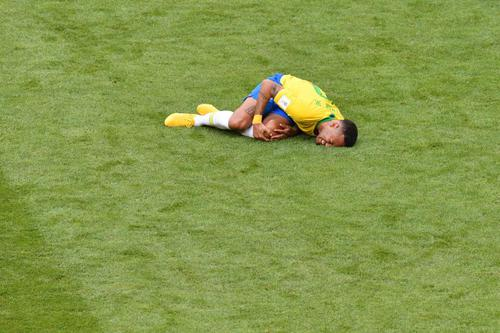
#> input picture saliency-detection/images/neymar.jpg, 500 x 333 px, given in place of SEMI_SV_B4_BL_001.jpg, which was not available
$ python TestforPreprocess.py   (older library calls are emulated)
#> lines starting #> are read from the running program, lines starting #| are printed output that depends on the picture; after the words box and inside, x2 and y2 are one past the last pixel; in counts of white or black regions, pixels touching at a corner belong together; pictures that were not available may be replaced by others from this repository, and a replacement may not be noted
import cv2
import numpy as np
import matplotlib.pyplot as plt
import pandas as pd

import argparse
import glob
import os
from random import shuffle

IMAGE_SIZE = 50
BLOCKSIZE = 20
BLOCKSTRIBE = BLOCKSIZE//2
CELLSIZE = BLOCKSIZE
NBINS = 9
DERIVAPERTURE = 1
WINSIGMA = -1.
HISTOGRAMNORMTYPE = 0
L2HYSTHRESHOLD = 0.2
GAMMACORRECTION = 1
NLEVELS = 64
SINEDGRADIENTS = True

DATA_SET_NAME = "HOGFull1Font"
FILENAME = "{}-imagesize-{}-block-{}-cell-{}-bin-{}-sined-{}"
FILENAME = FILENAME.format(	DATA_SET_NAME,
							IMAGE_SIZE,
							BLOCKSIZE,
							CELLSIZE,
							NBINS,
							SINEDGRADIENTS)


def createHOGDescription():
	winSize = 			(IMAGE_SIZE,	IMAGE_SIZE)
	blockSize = 		(BLOCKSIZE, 	BLOCKSIZE)
	blockStride = 		(BLOCKSTRIBE, 	BLOCKSTRIBE)
	cellSize = 			(CELLSIZE,		CELLSIZE)
	nbins = 			NBINS
	derivAperture = 	DERIVAPERTURE
	winSigma = 			WINSIGMA
	histogramNormType = HISTOGRAMNORMTYPE
	L2HysThreshold = 	L2HYSTHRESHOLD
	gammaCorrection = 	GAMMACORRECTION
	nlevels = 			NLEVELS
	signedGradients = 	SINEDGRADIENTS

	hog = cv2.HOGDescriptor(winSize,blockSize,blockStride,cellSize,nbins,derivAperture,winSigma,
	                        histogramNormType,L2HysThreshold,gammaCorrection,nlevels)
	return hog

path = "C:\Python_program\Machine_learning\images\SV_BL\\"
name = "SEMI_SV_B4_BL_001"
img = cv2.imread(path+name+".jpg",0)
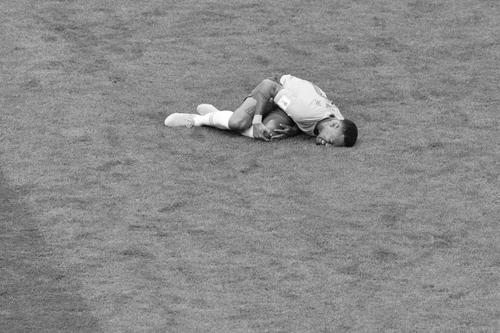
#> img: shape (333, 500); min 0, max 255, mean 138.2
img1 = cv2.imread(path+name+".jpg")
#> img1 is the input picture: shape (333, 500, 3); mean B, G, R 75.3, 152.8, 133.4

# img = cv2.resize(img,(100,100))
kernel = np.ones((5,5),np.float32)
kernel_3 = np.ones((3,3),np.float32)/9
kernel_chud= np.array([[0, -1, 0],
					[-1, 5, -1],
					[0, -1, 0]], np.float32)

# kernel_chud2= np.array([[-1, -1, -1, -1, -1],
# 					[-1, -1, -1, -1, -1],
# 					[-1, -1, 25 -1, -1],
# 					[-1, -1, -1, -1, -1],
# 					[-1, -1, -1, -1, -1]], np.float32)
laplacian_kernel = np.array(
		[[-1,-1,-1,-1,-1,-1,-1],
		[-1,-1,-1,-1,-1,-1,-1],
		[-1,-1,-1,-1,-1,-1,-1],
		[-1,-1,-1,48,-1,-1,-1],
		[-1,-1,-1,-1,-1,-1,-1],
		[-1,-1,-1,-1,-1,-1,-1],
		[-1,-1,-1,-1,-1,-1,-1]], dtype='int')

laplacian_kernel2 = np.array((
		[-1,-1,-1,-1,-1,-1,-1,-1,-1],
		[-1,-1,-1,-1,-1,-1,-1,-1,-1],
		[-1,-1,-1,-1,-1,-1,-1,-1,-1],
		[-1,-1,-1,-1,-1,-1,-1,-1,-1],
		[-1,-1,-1,-1,80,-1,-1,-1,-1],
		[-1,-1,-1,-1,-1,-1,-1,-1,-1],
		[-1,-1,-1,-1,-1,-1,-1,-1,-1],
		[-1,-1,-1,-1,-1,-1,-1,-1,-1],
		[-1,-1,-1,-1,-1,-1,-1,-1,-1]), dtype='int')

# gray = cv2.cvtColor(img, cv2.COLOR_BGR2GRAY)


ret, thresh = cv2.threshold(img, 50, 255, cv2.THRESH_BINARY)
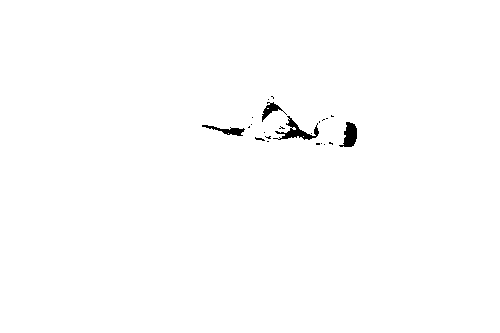
#> thresh: shape (333, 500); 99.4% white; 23 black regions (19 under 20 px), largest, box (x1, y1, x2, y2) and area: (273, 116, 319, 140) 346, (339, 122, 357, 147) 274, (202, 125, 245, 136) 180, (262, 102, 287, 122) 156
height,width = img.shape
#> height = 333; width = 500

mask = np.zeros((height,width), np.uint8)
edges = cv2.Canny(thresh, 100, 200)
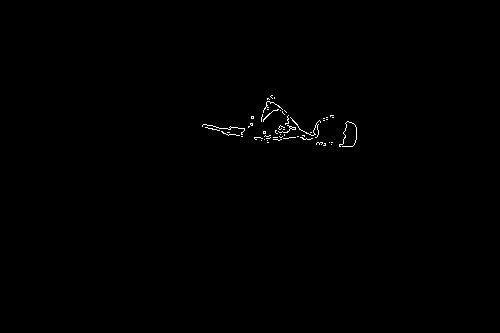
#> edges: shape (333, 500); 0.32% white in thin lines or dots, all inside (x1, y1, x2, y2) = (202, 95, 357, 147)
cimg=cv2.cvtColor(img, cv2.COLOR_GRAY2BGR)

circles = cv2.HoughCircles(edges, cv2.HOUGH_GRADIENT, 1, 10000, param1 = 50, param2 = 30, minRadius = 0, maxRadius = 0)
#> circles = None
#> (the run stopped early here; a loop or call above may not have finished)
